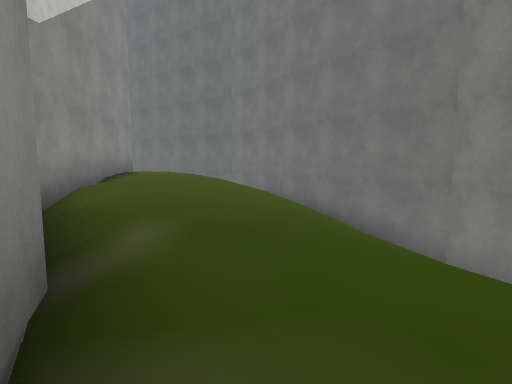
view 1 (above)

12 first-person views from a walk through a Unity game level. The camera is 1.2 m above the floor, tilts 6° down and sees 80° across. The floor is counted in squares, 2 m on a side. Each view is taken from the middle of a square. On the plan, view 1 faces up. The plan holds only what a view shows up to about 9 squares ahead; the rest is blank. The place goes on beyond the plan. The player character is not drawn. Some surface patterns are stand-ins.

view 2
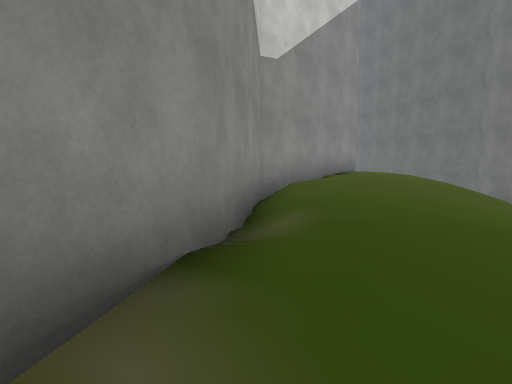

view 3
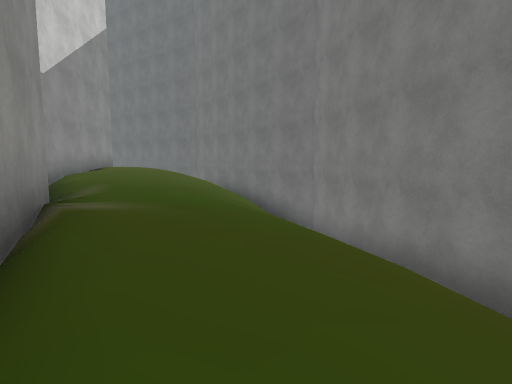

view 4
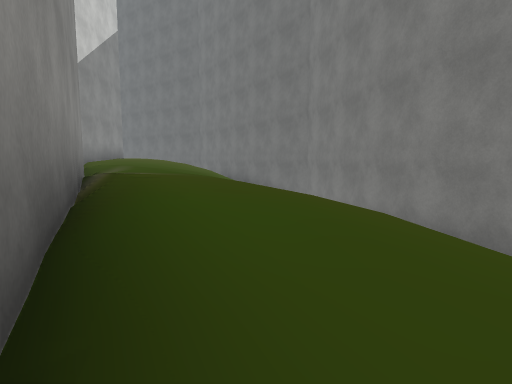

view 5
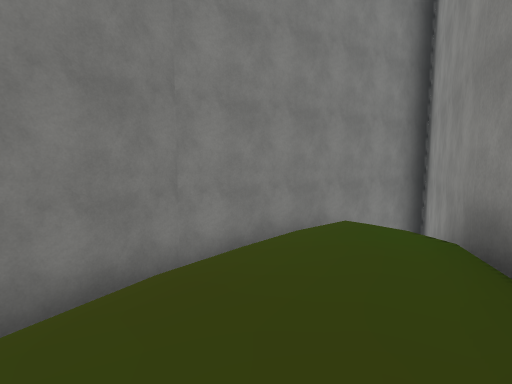

view 6
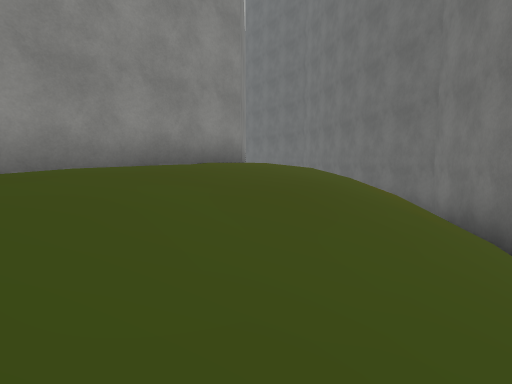

view 7
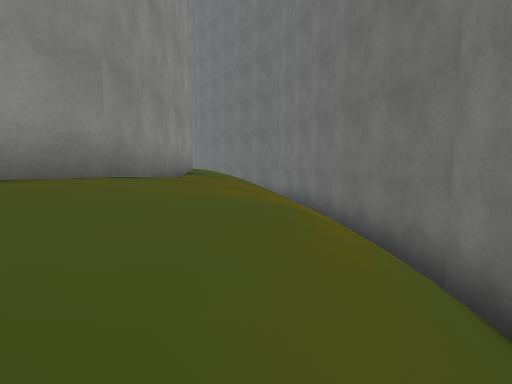

view 8
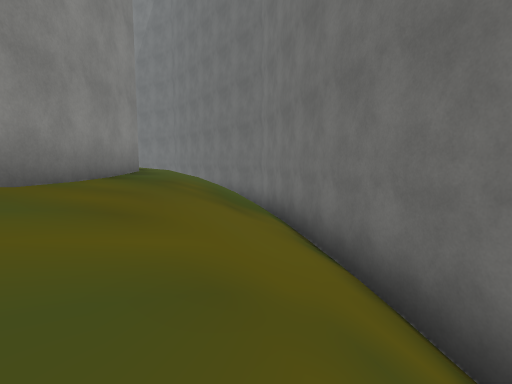

view 9
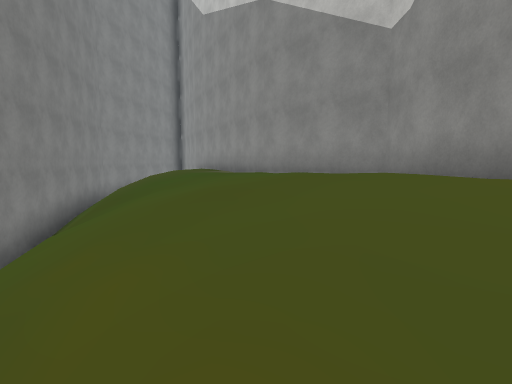

view 10
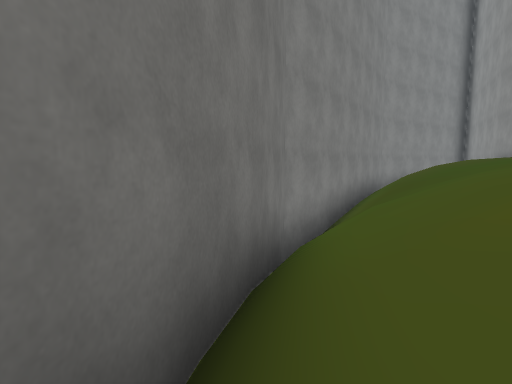

view 11
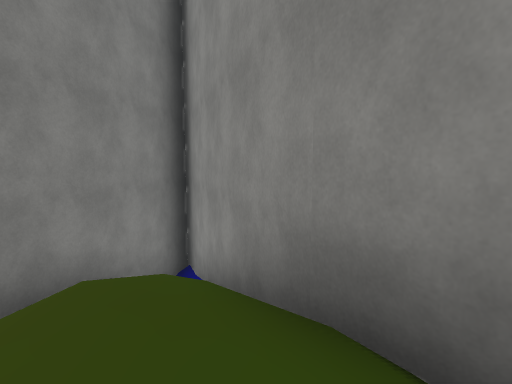

view 12
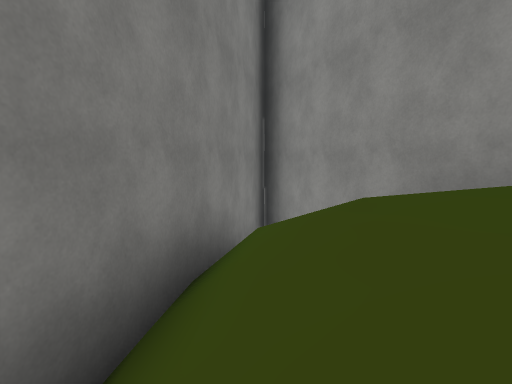

### Floor plan
Key: @ floor where view 1 was taken; # wall or solid block; . main floor; : floor 0.5 m higher than the main floor; - floor 0.5 m lower than the main floor; + floor 0.75 m higher than the main floor; / step, stairs or slope; v drop or lower ground.
Columns run from 8 left of view 1 to 5 right of it. Each row starts with its distance up from view 1.
 16   #v
 15 ///##
 14 .////#v
 13 #..///##
 12 ##..////#
 11  ##..///#
 10   ##::///#
  9    ##+:///#
  8     #::.//#
  7     #::..//#
  6     #/:..//vv
  5     #/:..///#
  4     ##...-//#
  3      ##..///#
  2       #...//#
  1       ##..-/ #
  0        #@..//#
 -1        ##..//#
 -2         #..-/#
 -3         ##.-/#
 -4          #/-/#
 -5          ##//#
 -6           #/ #
 -7           ##/#
 -8            ##
 -9            ##
-10             #

Positions as (right, up) in squares from view 1, and headings:
1: (0, 0), facing up
2: (1, 0), facing up-left
3: (2, -3), facing up
4: (2, -4), facing up
5: (1, 0), facing down-right
6: (1, 5), facing up-left
7: (0, 8), facing up-left
8: (-1, 10), facing up-left
9: (-1, 10), facing down
10: (0, 10), facing down-right
11: (2, -2), facing down
12: (4, -2), facing down
